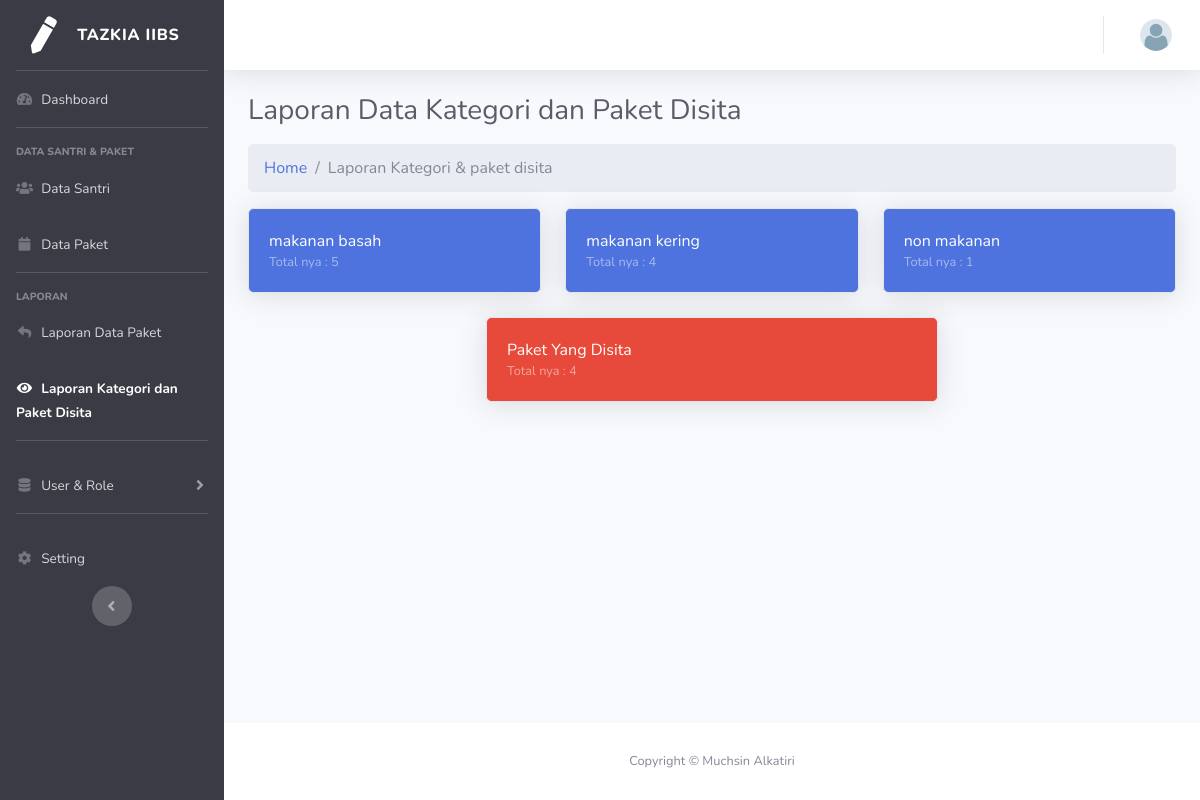
Page /index.php/laporan/laporan_kategori_dan_sita on the committed database.
### tables this page shows
CREATE TABLE `data_kategori_paket` (
  `id_kategori` int(11) NOT NULL,
  `nama_kategori` varchar(100) NOT NULL
);

### application/controllers/Laporan.php (called while the page is built, shortened)
<?php
class Laporan extends CI_Controller {
	function __construct(){
		$this->load->helper(array('form', 'url'));
		$this->load->library('form_validation');
		$this->load->model('laporan_model');
	}
	public function laporan_kategori_dan_sita(){
		$data['page_title'] = 'Laporan Data Kategori dan Paket Disita';
		$data['laporan_kategori']=$this->laporan_model->get_jumlah_kategori()->result();
		$this->load->view('v_laporan/v_laporan_kategori_paket_sita',$data);
	}
}

### index.php (called while the page is built, shortened)
<?php
require_once BASEPATH.'core/CodeIgniter.php';

### application/models/Laporan_model.php (called while the page is built, shortened)
<?php defined('BASEPATH') OR exit('No direct script access allowed');
class Laporan_model extends CI_Model {
  function get_jumlah_kategori(){
  	$this->db->select('COUNT(kategori_paket_id) as jumlah, nama_kategori, id_kategori');
    $this->db->from('data_paket');
    $this->db->join('data_kategori_paket', 'data_paket.kategori_paket_id = data_kategori_paket.id_kategori', 'left');
		$this->db->group_by('kategori_paket_id');
    return $this->db->get();
  }
}

### application/views/v_laporan/v_laporan_kategori_paket_sita.php (the view, shortened to what this page needs)
 <link href="<?php echo base_url(); ?>assets/vendor/datatables/dataTables.bootstrap4.min.css" rel="stylesheet">
  </div>
<nav aria-label="breadcrumb">
  <ol class="breadcrumb">
    <li class="breadcrumb-item"><a href="<?php echo base_url() ?>">Home</a></li>
    <li class="breadcrumb-item active" aria-current="page">Laporan Kategori & paket disita</li>
  </ol>
</nav>
<div class="row">
              <?php foreach ($laporan_kategori as $datalaporan ) {
                ?>
                <div class="col-lg-4 mb-4">
                  <div class="card bg-primary text-white shadow">
                    <div class="card-body">
                    <a class="text-white large" href="<?php echo base_url('laporan/laporankategori/'.$datalaporan->id_kategori)?>" > <?php echo $datalaporan->nama_kategori; ?></a>
                      <div class="text-white-50 small">Total nya  : <?php echo $datalaporan->jumlah; ?></div>
                    </div>
                  </div>
                </div>
                <?php } ?>
                <div class="col-lg-3">
                </div>
                <div class="col-lg-6 mb-4">
                  <div class="card bg-danger text-white shadow">
                    <div class="card-body">
                      <a class="text-white large" href="<?php echo base_url('laporan/laporanpaketsita/')?>" > Paket Yang Disita</a>
                    <?php
                          $paket_sita = $this->db->query("SELECT COUNT(id_paket) as total_paket_sita FROM data_paket WHERE status_paket = 'Disita'");
                          $data_total_paket_sita = $paket_sita->result();
                          $paket_sita_total = $data_total_paket_sita[0]->total_paket_sita;
                      ?>
                      <div class="text-white-50 small">Total nya  : <?php echo $paket_sita_total; ?></div>
                    </div>
                  </div>
                </div>
                <div class="col-lg-3">
                </div>
            </div>

### rows in the picture
data_kategori_paket: nama_kategori "makanan basah", jumlah "5"
data_kategori_paket: nama_kategori "makanan kering", jumlah "4"
data_kategori_paket: nama_kategori "non makanan", jumlah "1"

### other values in the picture
$page_title "Laporan Data Kategori dan Paket Disita"
$paket_sita_total "4"
